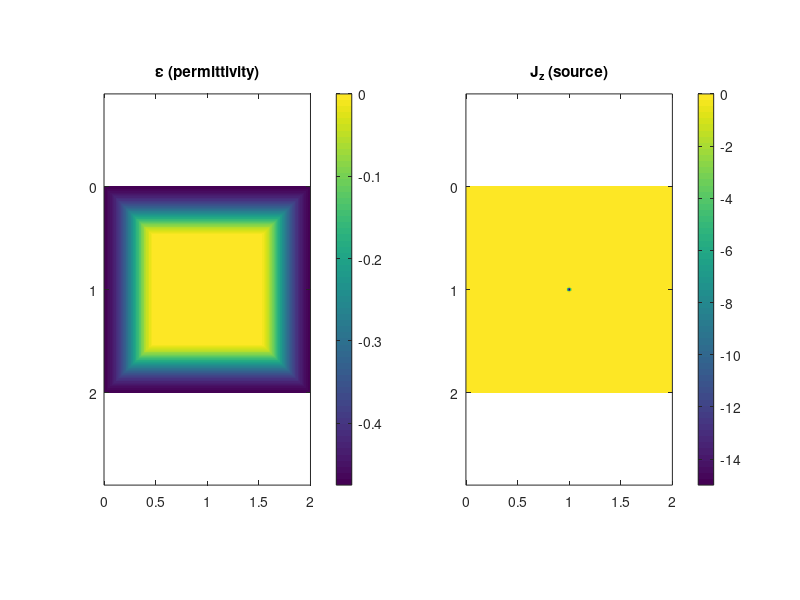
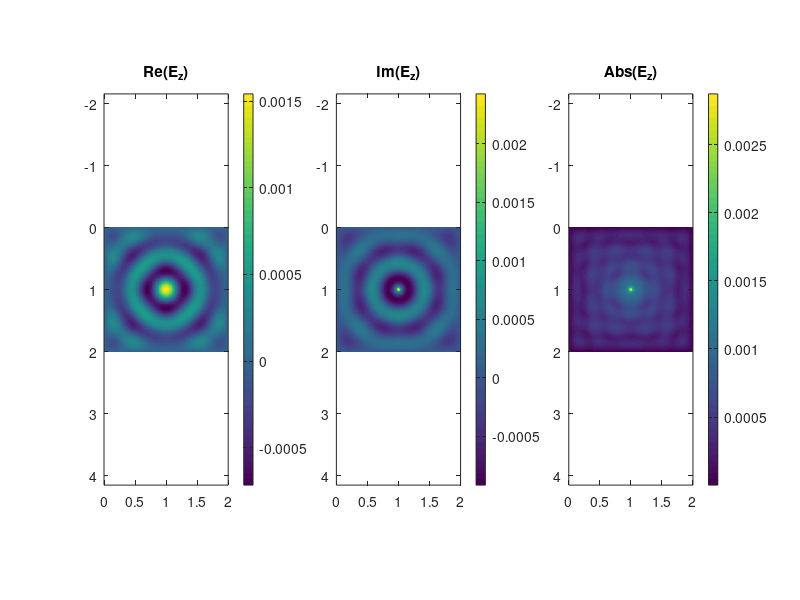

Write MATLAB code to recreate these figures, in order. (Note: this script raises an error after producing the figures.)
%% ------------- Parameters ----------------
epsdi = 1; epsbg = 1;   % uniform permittivity
omega = 15;             % angular frequency
Jz = 1;                  % source amplitude

Lx = 2; Ly = 2;      % domain size
lambda = 2*pi/omega;
dx = lambda/60; dy = lambda/60;          % grid spacing

xvals = 0:dx:Lx;
yvals = 0:dy:Ly;
Nx = numel(xvals); Ny = numel(yvals);

[X,Y] = meshgrid(xvals,yvals);
Rgrid = (X-Lx/2).^2 + (Y-Ly/2).^2;

epsr = epsbg*ones(Ny,Nx);
epsr(Rgrid < 800) = epsdi;


% Source location
ixs = round(Nx/2);%round(Nx/2);
iys = round(Ny/2);%round(Ny/2);

% Gaussian source width (in cells)
sigma = 0.01/dx;

% ------------- Build Gaussian source ----------------
[Xc,Yc] = meshgrid(1:Nx,1:Ny);
b = exp(-((Xc-ixs).^2 + (Yc-iys).^2)/(2*sigma^2));
b = -1i*omega*Jz*b/max(b(:));
%b = zeros(Ny,Nx);
%b(iys,ixs) = -1i*omega*Jz;

%b(imag(b)>-300) = 0;
S = imag(b);

b = b(:); % flatten to vector

% ------------- Loss to absorb waves exiting the domain ----------------
pml_thickness = 0.25*min(Lx,Ly);
pml_strength = 1;

loss = ones(Ny, Nx);
for i = 1:Nx
    for j = 1:Ny
        % distance from boundary in cells
        dist = min([dx*(i-1), dx*(Nx-i), dy*(j-1), dy*(Ny-j)]);
        if dist < pml_thickness
            loss(j,i) = pml_strength*exp(-((pml_thickness-dist)/pml_thickness)^2 * 3);
        end
    end
end

epsr_eff = epsr .* (1 - 1i*0.5*(1 - loss));

% ------------- 9-point Laplacian weights ----------------
cx = 1/dx^2; cy = 1/dy^2;
alpha = 4/6;  % axial neighbors
beta  = 1/6;  % diagonal neighbors

N = Nx*Ny;
main  = zeros(N,1);
east  = zeros(N,1);
west  = zeros(N,1);
north = zeros(N,1);
south = zeros(N,1);
ne = zeros(N,1);
nw = zeros(N,1);
se = zeros(N,1);
sw = zeros(N,1);

for j=1:Ny
    for i=1:Nx
        idx = (j-1)*Nx + i;
        er = epsr_eff(j,i);
        main(idx) = -2*alpha*(cx+cy) - 4*beta*(cx+cy) + er*omega^2;

        % Axial neighbors
        if i>1, west(idx)=alpha*cx; end
        if i<Nx, east(idx)=alpha*cx; end
        if j>1, south(idx)=alpha*cy; end
        if j<Ny, north(idx)=alpha*cy; end

        % Diagonal neighbors
        if i>1 && j>1, nw(idx)=beta*(cx+cy); end
        if i<Nx && j>1, ne(idx)=beta*(cx+cy); end
        if i>1 && j<Ny, sw(idx)=beta*(cx+cy); end
        if i<Nx && j<Ny, se(idx)=beta*(cx+cy); end
    end
end

% build Laplacian
Lap = spdiags(main,0,N,N);

% Masks to remove neighbors at boundaries
east_mask  = true(N,1); east_mask(Nx:Nx:end)=false;
west_mask  = true(N,1); west_mask(1:Nx:end)=false;
north_mask = true(N,1); north_mask((end-Nx+1):end)=false;
south_mask = true(N,1); south_mask(1:Nx)=false;

ne_mask = east_mask & north_mask;
nw_mask = west_mask & north_mask;
se_mask = east_mask & south_mask;
sw_mask = west_mask & south_mask;

% Axial neighbors
Lap = Lap + spdiags(east.*east_mask,1,N,N);
Lap = Lap + spdiags(west.*west_mask,-1,N,N);
Lap = Lap + spdiags(north.*north_mask,Nx,N,N);
Lap = Lap + spdiags(south.*south_mask,-Nx,N,N);

% Diagonal neighbors
Lap = Lap + spdiags(ne.*ne_mask,Nx+1,N,N);
Lap = Lap + spdiags(nw.*nw_mask,Nx-1,N,N);
Lap = Lap + spdiags(se.*se_mask,-Nx+1,N,N);
Lap = Lap + spdiags(sw.*sw_mask,-Nx-1,N,N);

% boundary
% bottom nodes (j=1): indices 1:Nx
bottom_idx = 1:Nx;
% top nodes (j=Ny): indices (Ny-1)*Nx + (1:Nx)
top_idx = (Ny-1)*Nx + (1:Nx);
% left nodes (i=1): indices 1:Nx:N
left_idx = 1:Nx:N;
% right nodes (i=Nx): indices Nx:Nx:N
right_idx = Nx:Nx:N;

% diagonal additions:  i*omega / dn  (dn = dx or dy)
vals_bottom = 1i*omega / dy * ones(numel(bottom_idx),1);
vals_top    = 1i*omega / dy * ones(numel(top_idx),1);
vals_left   = 1i*omega / dx * ones(numel(left_idx),1);
vals_right  = 1i*omega / dx * ones(numel(right_idx),1);

% combine (avoid double-counting corners by summing later)
rows = [bottom_idx, top_idx, left_idx, right_idx];
cols = rows;
vals = [vals_bottom; vals_top; vals_left; vals_right];

% corners appear twice — that's fine because the ghost-point derivation
% contributes from both coordinate directions; if you prefer you can combine
% duplicates by using accumarray, e.g.:
[uniqueIdx, ~, ic] = unique(rows);
vals_combined = accumarray(ic(:), vals(:));
BC = sparse(uniqueIdx, uniqueIdx, vals_combined, N, N);

% add BC correction to Lap
Lap = Lap + BC;
E = Lap\b;
Efield = reshape(E,Ny,Nx);

% ------------- Plot ----------------
figure;
subplot(1,3,1);
imagesc(xvals,yvals,real(Efield)); axis equal tight;
title('Re(E_z)'); colorbar;
subplot(1,3,2);
imagesc(xvals,yvals,imag(Efield)); axis equal tight;
title('Im(E_z)'); colorbar;
subplot(1,3,3);
imagesc(xvals,yvals,abs(Efield)); axis equal tight;
title('Abs(E_z)'); colorbar;
set(gcf,'color','w')


%% plot of permittivity and Jz

figure
subplot(1,2,1);
imagesc(xvals,yvals,imag(epsr_eff)); axis equal tight;
title('\epsilon (permittivity)'); colorbar;
subplot(1,2,2);
imagesc(xvals,yvals,reshape(imag(b),[Ny,Nx])); axis equal tight;
title('J_z (source)'); colorbar;
set(gcf,'color','w')

%% save svg plots
print('-painters','-dsvg',"/home/kholt/workspace/kronosai/waveguide")



%% output data for use with pinn
data = zeros(Nx*Ny,7);
data(:,1) = X(:);
data(:,2) = Y(:);
data(:,3) = real(epsr_eff(:));
data(:,4) = imag(epsr_eff(:));
data(:,5) = imag(b);
data(:,6) = real(Efield(:));
data(:,7) = imag(Efield(:));

writematrix(data,'~/workspace/kronosai/simdata_centered.csv')


%% write image
% imwrite(real(Efield),'~/Downloads/real.png')
% imwrite(imag(Efield),'~/Downloads/imag.png')
% imwrite(imag(b),'~/Downloads/src.png')
% imwrite(real(epsr_eff),'~/Downloads/perm_real.png')
% imwrite(-imag(epsr_eff),'~/Downloads/perm_imag.png')
Ereal = real(Efield);
Eimag = imag(Efield);
eps_real = real(epsr_eff);
eps_imag = imag(epsr_eff);
save('~/Downloads/siren_data.mat','S','Ereal','Eimag','eps_real','eps_imag')
